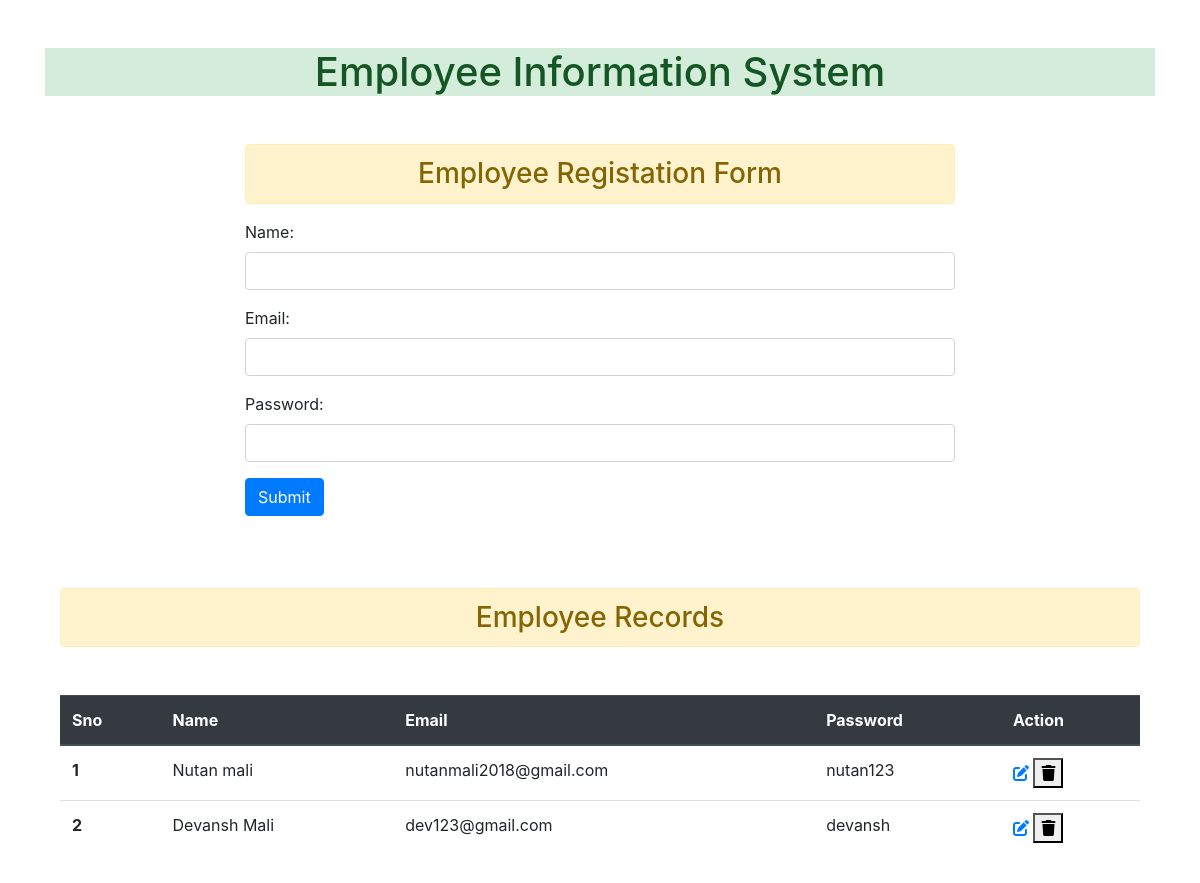
Before: / with the older database file.
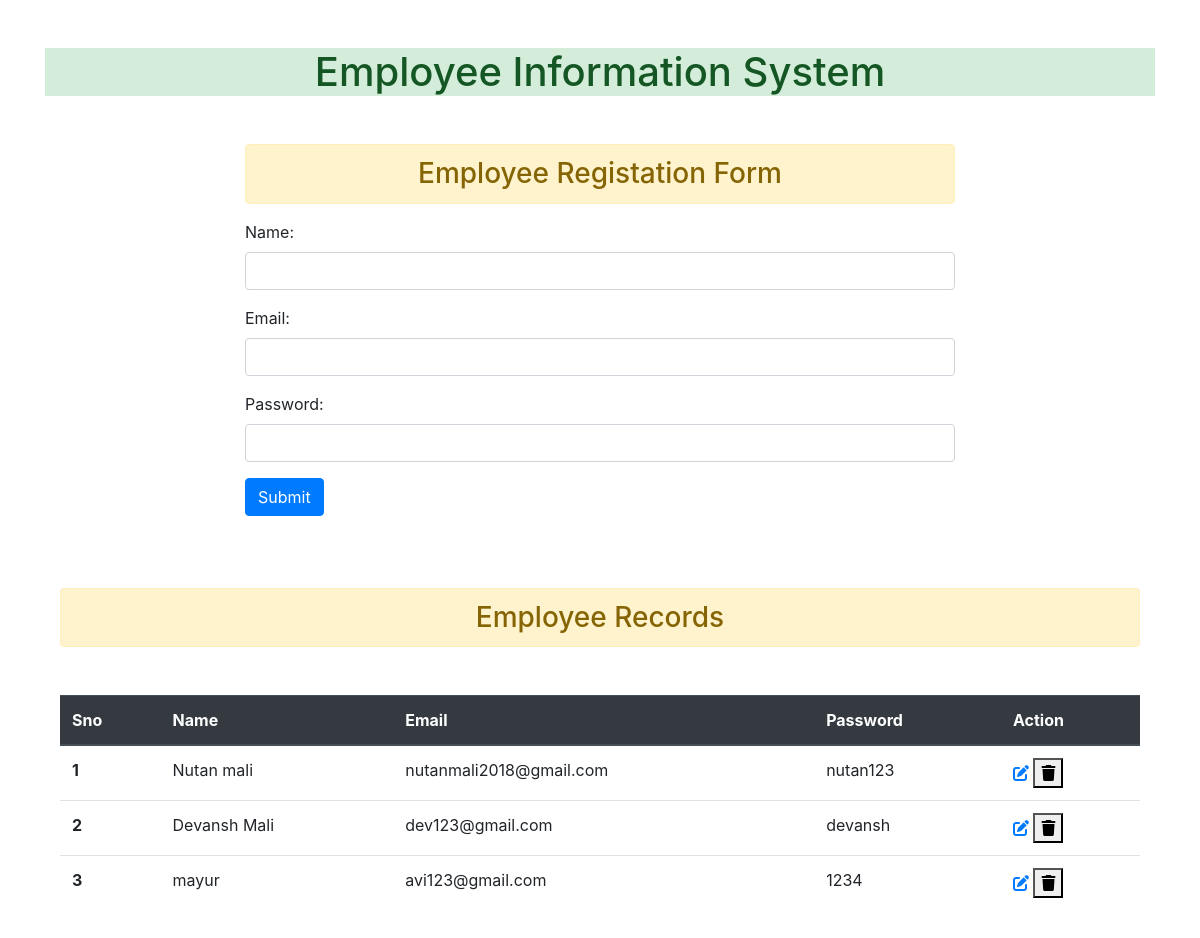
After: the same page with the newer database file.
### app1/models.py (models this page shows, shortened)
class Employee(models.Model):
    name=models.CharField(max_length=25,null=True)
    email=models.EmailField(max_length=60,null=True)
    password=models.CharField(max_length=12,null=True)

### app1/views.py (the view)
# urls.py: 2. Add a URL to urlpatterns:  path('', Home.as_view(), name='home')
def Home(request):
    form=EmployeeForm()
    if request.method=='POST':
        form=EmployeeForm(request.POST)
        form.save()
        form=EmployeeForm()
    data=Employee.objects.all()
    context={
        'form':form,
        'data':data,
    }
    return render(request,'app1/index.html',context)

### app1/forms.py
class EmployeeForm(ModelForm):
    class Meta:
        model = Employee
        fields = '__all__'
        widgets = {
            'name': forms.TextInput(attrs={'class': 'form-control'}),
            'email': forms.TextInput(attrs={'class': 'form-control'}),
            'password': forms.PasswordInput(attrs={'class': 'form-control'}, render_value=True)
        }

### templates/app1/index.html (shortened to what this page needs)
{% extends 'app1/base.html' %}
{% block content %}
<div class="container">
    <div class="row">
        <div class="col col-8 offset-2">
                <h3 class="alert alert-warning text-center">Employee Registation Form</h3>
    <form  method="post">
        {{form.as_p}}
        <input type="submit" value="Submit" class="btn btn-primary">
    </form>
</div>
</div>
<br><br><br>
<h3 class="alert alert-warning text-center">Employee Records</h3>
<table class="table my-5">
    <thead class="thead-dark">
      <tr>
        <th scope="col">Sno</th>
        <th scope="col">Name</th>
        <th scope="col">Email</th>
        <th scope="col">Password</th>
        <th scope="col">Action</th>
      </tr>
    </thead>
    <tbody>
    {% for i in data  %}
      <tr>
        <th scope="row">{{ forloop.counter }}</th>
        <td>{{i.name}}</td>
        <td>{{i.email}}</td>
        <td>{{i.password}}</td>
        <td>
            <a href="{% url 'update' i.id %}">
            <i class="fa-solid fa-pen-to-square"></i>
        </a>
        <form action="{% url  'delete' i.id %}" method="post" class="d-inline">
            <button type="submit">
                <i class="fa-solid fa-trash "></i>
            </button>
        </form>
        </td>
      </tr>
      {% endfor %}
    </tbody>
  </table>
</div>
    {% endblock content %}

### templates/app1/base.html (shortened to what this page needs)
<!doctype html>
<html lang="en">
  <head>
    <link rel="stylesheet" href="https://cdn.jsdelivr.net/npm/bootstrap@4.3.1/dist/css/bootstrap.min.css">
  </head>
  <body>
    <div class="container">
    <h1 class="atert alert-success my-5 text-center">Employee Information System</h1>
    {% block content %}
    {% endblock content %}
</div>
  </body>
</html>

Changed rows visible on the page:
added Employee: name "mayur", email "avi123@gmail.com", password "1234"
